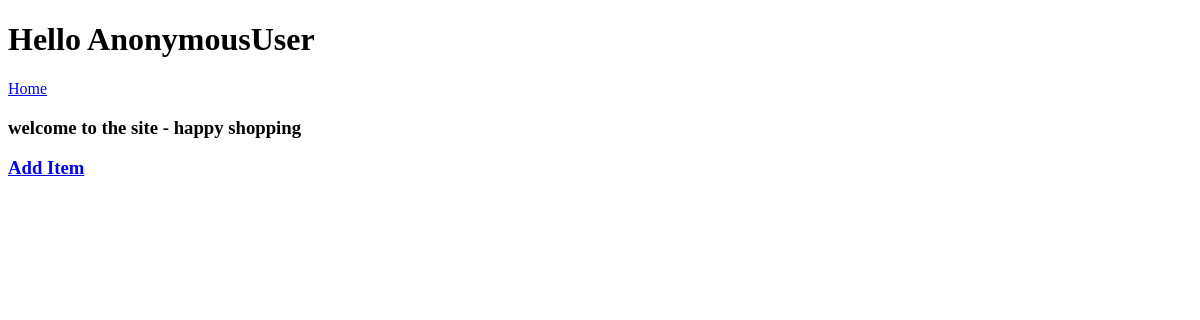
The page /listview/ on the database as committed earlier.
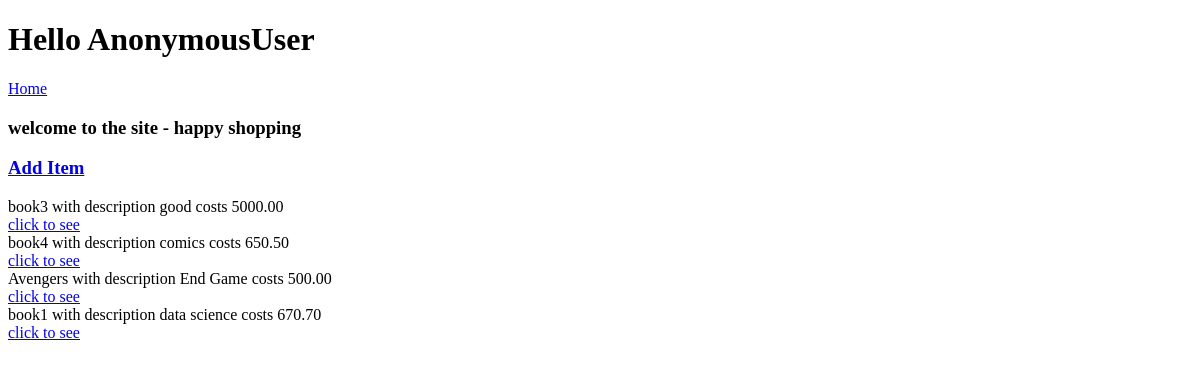
The same page on the database as committed later.
### classitems/models.py (models this page shows)
class newitems(models.Model):
    title=models.CharField(max_length=50)
    description=models.CharField(max_length=100)
    price=models.DecimalField(decimal_places=2,max_digits=1000)
    def get_absolute_url(self):
        return reverse('classitems:itemsdetailview',kwargs={'id':self.id})

### classitems/views.py (the view)
# urls.py: path('listview/',ItemsListview.as_view(),name='itemslistview'),
class ItemsListview(ListView):
    template_name ='classfiles/newitems_list.html'
    queryset = newitems.objects.all()

### templates/classfiles/newitems_list.html
{% extends 'home.html' %}
{% block content %}
<h3><a href="../../createview/">Add Item </a><br></h3>
{% for x in object_list %}
  {{x.title}} with description {{x.description}} costs {{x.price}} </br>
  <a href='{{x.get_absolute_url}}'>click to see </a><br>
{% endfor %}
{% endblock %}

### templates/home.html (shortened to what this page needs)
<!DOCTYPE html>
<html lang="en">
<head>
</head>
<body>
<h1>Hello <b>{{request.user}}</b></br></h1>
<a href="../../listview/">Home</a>
<h3><b>welcome to the site - happy shopping</b></h3>
{% block content %}{% endblock %}
</body>
</html>

Rows that differ between the two databases and show on the page:
added newitems: title "book3", description "good", price "5000.00"
added newitems: title "book4", description "comics", price "650.50"
added newitems: title "Avengers", description "End Game", price "500.00"
added newitems: title "book1", description "data science", price "670.70"
